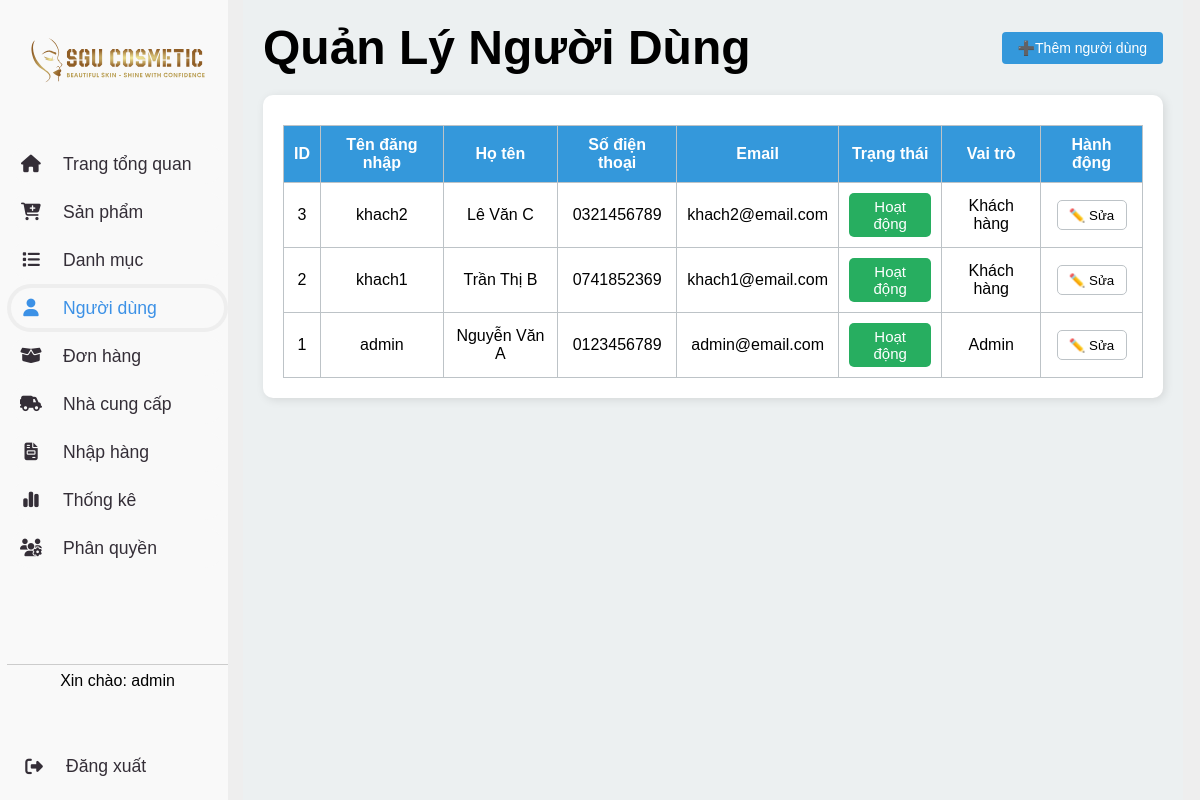
The app's page /admin.php?page=user (signed in) with its own data.
### tables this page shows
CREATE TABLE users (
    user_id INT AUTO_INCREMENT PRIMARY KEY,
    username VARCHAR(50) UNIQUE,
    password VARCHAR(255),
    role_id INT,
    status TINYINT NOT NULL DEFAULT 1,
    FOREIGN KEY (role_id) REFERENCES nhomquyen(role_id)
);

CREATE TABLE `nhomquyen` (
    `role_id` INT AUTO_INCREMENT PRIMARY KEY,
    `role_name` VARCHAR(50) NOT NULL,
    `trangthai` INT NOT NULL DEFAULT 1  
);

### handles/TKController.php (called while the page is built, shortened)
<?php
require_once __DIR__ . '/../Model/TKModel.php';
class TKController
{
    private $tkmodel;
    public function __construct()
    {
        $this->tkmodel = new TKModel();
    }
    public function userList()
    {
        $users = $this->tkmodel->getAllUsers();
        include('view/UserList.php');
    }
}
?>

### database/connect.php (called while the page is built, shortened)
<?php
class database
{
    private $host = "localhost";
    private $dbname = "webbanhang";
    private $username = "root";
    private $password = "";
    private $conn;
    public function __construct()
    {
        $this->conn = new mysqli($this->host, $this->username, $this->password, $this->dbname);
    }
    public function getConnection()
    {
        return $this->conn;
    }
}

### Model/TKModel.php (called while the page is built, shortened)
<?php
require_once __DIR__ . '/../database/connect.php';
class TKModel
{
    private $conn;
    public function __construct()
    {
        $db = new database();
        $this->conn = $db->getConnection();
    }
    public function getAllUsers()
    {
        $sql = "SELECT
            u.*,  -- Lấy tất cả các cột từ bảng users (user_id, username, password, role_id, status, ...)
            COALESCE(nv.phone, kh.phone) AS phone,
            -- Ưu tiên lấy số điện thoại từ bảng nhanvien (nếu tồn tại), nếu không có thì lấy từ bảng khachhang
            COALESCE(nv.email, kh.email) AS email,
            -- Tương tự, ưu tiên lấy email từ bảng nhanvien, nếu không có thì lấy từ bảng khachhang
            COALESCE(nv.name, kh.customer_name) AS fullname,
            r.role_name
            -- Lấy tên vai trò từ bảng roles dựa trên role_id
            FROM users u
            -- Bảng chính là bảng users
            LEFT JOIN nhanvien nv ON nv.user_id = u.user_id
            -- Nối bảng nhanvien với users thông qua user_id (nếu người dùng là nhân viên thì sẽ có dữ liệu)
            LEFT JOIN khachhang kh ON kh.user_id = u.user_id
            -- Nối bảng khachhang với users thông qua user_id (nếu người dùng là khách hàng thì sẽ có dữ liệu)
            LEFT JOIN nhomquyen r ON u.role_id = r.role_id
            -- Nối bảng roles với users để lấy tên vai trò của người dùng dựa vào role_id
            ORDER BY u.user_id DESC
            -- Sắp xếp kết quả theo user_id giảm dần (người dùng mới nhất nằm trên cùng)
            ";
        $stmt = $this->conn->prepare($sql);
        $stmt->execute();
        $result = $stmt->get_result();
        $users = $result->fetch_all(MYSQLI_ASSOC);
        return $users;
    }
}

### view/UserList.php (the view, shortened to what this page needs)
<main class="main-content">
    <header>
        <h1>Quản Lý Người Dùng</h1>
        <a href="admin.php?page=user&act=add" class="add-user-btn">➕Thêm người dùng</a>
    </header>
    <section class="user-list">
        <table>
            <thead>
                <tr>
                    <th>ID</th>
                    <th>Tên đăng nhập</th>
                    <th>Họ tên</th>
                    <th>Số điện thoại</th>
                    <th>Email</th>
                    <th>Trạng thái</th>
                    <th>Vai trò</th>
                    <th>Hành động</th>
                </tr>
            </thead>
            <tbody id="userTable">
                <?php if (!empty($users)) : ?>
                    <?php foreach ($users as $user) : ?>
                        <tr class="<?= ($user['status'] == 0) ? 'hidden-product' : ''; ?>">
                            <td><?= htmlspecialchars($user['user_id']) ?></td>
                            <td><?= htmlspecialchars($user['username']) ?></td>
                            <td><?= htmlspecialchars($user['fullname']) ?></td>
                            <td><?= htmlspecialchars($user['phone']) ?></td>
                            <td><?= htmlspecialchars($user['email']) ?></td>
                            <td><?= $user['status'] == 0 ? '<span class="status-no-complete">Bị khóa</span>' : '<span class="status-complete">Hoạt động</span>' ?></td>
                            <td><?= htmlspecialchars($user['role_name']) ?></td>
                            <td>
                                <a href="admin.php?page=user&act=update&uid=<?= $user['user_id'] ?>">
                                    <button class="edit-btn">✏️ Sửa</button>
                                </a>
                            </td>
                        </tr>
                    <?php endforeach; ?>
                <?php else : ?>
                    <tr>
                        <td colspan="7">Không có dữ liệu.</td>
                    </tr>
                <?php endif; ?>
            </tbody>
        </table>
    </section>
</main>

### css/admin.css (style rules this page uses)
* { box-sizing: border-box; margin: 0; }
body { background-color: var(--grey); font-family: Arial, sans-serif; }
:root { --green: #098d1f; --blue: #3C91E6; --grey: #eee; --dark: #342E37; --light: #F9F9F9; }
.status-complete { background-color: #27ae60; color: #fff; padding: 5px 10px; border-radius: 5px; font-size: 15px; display: inline-block; }

### view/UserList.php (style rules this page uses)
* { margin: 0; padding: 0; box-sizing: border-box; font-family: Arial, sans-serif; }
.main-content { padding: 20px; background: #ECF0F1; min-height: 100vh; }
header { display: flex; justify-content: space-between; align-items: center; font-size: 24px; margin-bottom: 20px; }
.add-user-btn { background-color: #3498db; color: white; padding: 8px 16px; border-radius: 4px; text-decoration: none; font-size: 14px; font-weight: 500; transition: all 0.3s ease; display: inline-flex; align-items: center; white-space: nowrap; }
.user-list { background: white; padding: 20px; border-radius: 10px; box-shadow: 2px 2px 10px rgba(0, 0, 0, 0.1); }
table { width: 100%; border-collapse: collapse; margin-top: 10px; }
th, td { border: 1px solid #BDC3C7; padding: 10px; text-align: center; }
td a { text-decoration: none; color: black; }
th { background: #3498DB; color: white; }
.edit-btn, .delete-btn-user { border: none; width: 70px; height: 30px; cursor: pointer; border-radius: 5px; border: 1px solid #BDC3C7; }
.edit-btn { background: white; }

### records on screen
users: user_id "3", username "khach2", fullname "Lê Văn C", phone "0321456789", email "khach2@email.com", status "Hoạt động", role.role_name "Khách hàng"
users: user_id "2", username "khach1", fullname "Trần Thị B", phone "0741852369", email "khach1@email.com", status "Hoạt động", role.role_name "Khách hàng"
users: user_id "1", username "admin", fullname "Nguyễn Văn A", phone "0123456789", email "admin@email.com", status "Hoạt động", role.role_name "Admin"

### other values on screen
$_SESSION['user']['username'] "admin"
